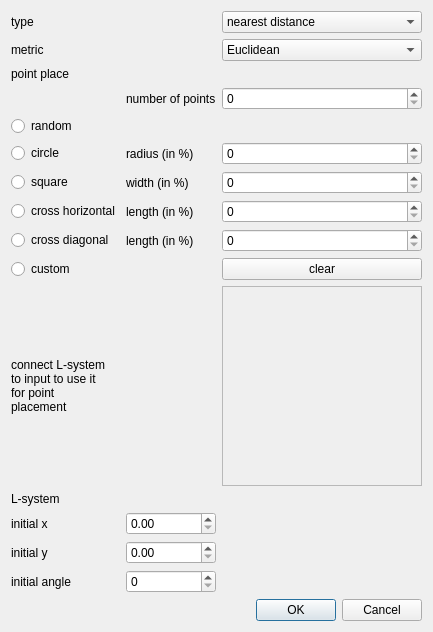
<?xml version="1.0" encoding="UTF-8"?>
<ui version="4.0">
 <class>VoronoiDialog</class>
 <widget class="QDialog" name="VoronoiDialog">
  <property name="geometry">
   <rect>
    <x>0</x>
    <y>0</y>
    <width>411</width>
    <height>500</height>
   </rect>
  </property>
  <property name="sizePolicy">
   <sizepolicy hsizetype="Fixed" vsizetype="Fixed">
    <horstretch>0</horstretch>
    <verstretch>0</verstretch>
   </sizepolicy>
  </property>
  <property name="windowTitle">
   <string>Dialog</string>
  </property>
  <layout class="QGridLayout" name="gridLayout_2">
   <property name="sizeConstraint">
    <enum>QLayout::SetFixedSize</enum>
   </property>
   <item row="6" column="0">
    <widget class="QRadioButton" name="radio_random">
     <property name="text">
      <string>random</string>
     </property>
    </widget>
   </item>
   <item row="1" column="0">
    <widget class="QLabel" name="label">
     <property name="text">
      <string>type</string>
     </property>
    </widget>
   </item>
   <item row="4" column="2">
    <widget class="QSpinBox" name="number_of_points">
     <property name="maximum">
      <number>65536</number>
     </property>
    </widget>
   </item>
   <item row="8" column="0">
    <widget class="QRadioButton" name="radio_square">
     <property name="text">
      <string>square</string>
     </property>
    </widget>
   </item>
   <item row="7" column="1">
    <widget class="QLabel" name="label_6">
     <property name="text">
      <string>radius (in %)</string>
     </property>
    </widget>
   </item>
   <item row="8" column="1">
    <widget class="QLabel" name="label_7">
     <property name="text">
      <string>width (in %)</string>
     </property>
    </widget>
   </item>
   <item row="9" column="1">
    <widget class="QLabel" name="label_8">
     <property name="text">
      <string>length (in %)</string>
     </property>
    </widget>
   </item>
   <item row="10" column="1">
    <widget class="QLabel" name="label_9">
     <property name="text">
      <string>length (in %)</string>
     </property>
    </widget>
   </item>
   <item row="16" column="1">
    <widget class="QDoubleSpinBox" name="initial_y">
     <property name="maximum">
      <double>1.000000000000000</double>
     </property>
    </widget>
   </item>
   <item row="16" column="0">
    <widget class="QLabel" name="label_11">
     <property name="text">
      <string>initial y</string>
     </property>
    </widget>
   </item>
   <item row="17" column="0">
    <widget class="QLabel" name="label_12">
     <property name="text">
      <string>initial angle</string>
     </property>
    </widget>
   </item>
   <item row="15" column="0">
    <widget class="QLabel" name="label_10">
     <property name="text">
      <string>initial x</string>
     </property>
    </widget>
   </item>
   <item row="17" column="1">
    <widget class="QSpinBox" name="initial_angle"/>
   </item>
   <item row="1" column="2">
    <widget class="QComboBox" name="voronoi_type">
     <item>
      <property name="text">
       <string>nearest distance</string>
      </property>
     </item>
     <item>
      <property name="text">
       <string>two nearest ratio</string>
      </property>
     </item>
    </widget>
   </item>
   <item row="20" column="2">
    <widget class="QDialogButtonBox" name="buttonBox">
     <property name="maximumSize">
      <size>
       <width>200</width>
       <height>16777215</height>
      </size>
     </property>
     <property name="orientation">
      <enum>Qt::Horizontal</enum>
     </property>
     <property name="standardButtons">
      <set>QDialogButtonBox::Cancel|QDialogButtonBox::Ok</set>
     </property>
    </widget>
   </item>
   <item row="3" column="0">
    <widget class="QLabel" name="label_3">
     <property name="text">
      <string>point place</string>
     </property>
    </widget>
   </item>
   <item row="2" column="0">
    <widget class="QLabel" name="label_2">
     <property name="text">
      <string>metric</string>
     </property>
    </widget>
   </item>
   <item row="4" column="1">
    <widget class="QLabel" name="label_5">
     <property name="text">
      <string>number of points</string>
     </property>
    </widget>
   </item>
   <item row="13" column="0">
    <widget class="QLabel" name="label_4">
     <property name="maximumSize">
      <size>
       <width>100</width>
       <height>16777215</height>
      </size>
     </property>
     <property name="text">
      <string>connect L-system to input to use it for point placement</string>
     </property>
     <property name="wordWrap">
      <bool>true</bool>
     </property>
    </widget>
   </item>
   <item row="11" column="0">
    <widget class="QRadioButton" name="radio_custom">
     <property name="text">
      <string>custom</string>
     </property>
    </widget>
   </item>
   <item row="15" column="1">
    <widget class="QDoubleSpinBox" name="initial_x">
     <property name="maximum">
      <double>1.000000000000000</double>
     </property>
    </widget>
   </item>
   <item row="11" column="2">
    <widget class="QPushButton" name="clear_button">
     <property name="text">
      <string>clear</string>
     </property>
    </widget>
   </item>
   <item row="13" column="2">
    <widget class="PointEditFrame" name="point_editor">
     <property name="minimumSize">
      <size>
       <width>200</width>
       <height>200</height>
      </size>
     </property>
     <property name="maximumSize">
      <size>
       <width>200</width>
       <height>200</height>
      </size>
     </property>
     <property name="frameShape">
      <enum>QFrame::StyledPanel</enum>
     </property>
     <property name="frameShadow">
      <enum>QFrame::Plain</enum>
     </property>
    </widget>
   </item>
   <item row="9" column="0">
    <widget class="QRadioButton" name="radio_cross_horizontal">
     <property name="text">
      <string>cross horizontal</string>
     </property>
    </widget>
   </item>
   <item row="10" column="0">
    <widget class="QRadioButton" name="radio_cross_diagonal">
     <property name="text">
      <string>cross diagonal</string>
     </property>
    </widget>
   </item>
   <item row="2" column="2">
    <widget class="QComboBox" name="voronoi_metric">
     <item>
      <property name="text">
       <string>Euclidean</string>
      </property>
     </item>
     <item>
      <property name="text">
       <string>taxicab</string>
      </property>
     </item>
     <item>
      <property name="text">
       <string>Chebyshev</string>
      </property>
     </item>
    </widget>
   </item>
   <item row="7" column="0">
    <widget class="QRadioButton" name="radio_circle">
     <property name="text">
      <string>circle</string>
     </property>
    </widget>
   </item>
   <item row="14" column="0">
    <widget class="QLabel" name="label_13">
     <property name="text">
      <string>L-system</string>
     </property>
    </widget>
   </item>
   <item row="7" column="2">
    <widget class="QSpinBox" name="radius">
     <property name="maximum">
      <number>100</number>
     </property>
    </widget>
   </item>
   <item row="8" column="2">
    <widget class="QSpinBox" name="width">
     <property name="maximum">
      <number>100</number>
     </property>
    </widget>
   </item>
   <item row="9" column="2">
    <widget class="QSpinBox" name="length1">
     <property name="maximum">
      <number>100</number>
     </property>
    </widget>
   </item>
   <item row="10" column="2">
    <widget class="QSpinBox" name="length2">
     <property name="maximum">
      <number>100</number>
     </property>
    </widget>
   </item>
  </layout>
 </widget>
 <customwidgets>
  <customwidget>
   <class>PointEditFrame</class>
   <extends>QFrame</extends>
   <header>pointeditframe.h</header>
   <container>1</container>
  </customwidget>
 </customwidgets>
 <resources/>
 <connections>
  <connection>
   <sender>buttonBox</sender>
   <signal>accepted()</signal>
   <receiver>VoronoiDialog</receiver>
   <slot>accept()</slot>
   <hints>
    <hint type="sourcelabel">
     <x>248</x>
     <y>254</y>
    </hint>
    <hint type="destinationlabel">
     <x>157</x>
     <y>274</y>
    </hint>
   </hints>
  </connection>
  <connection>
   <sender>buttonBox</sender>
   <signal>rejected()</signal>
   <receiver>VoronoiDialog</receiver>
   <slot>reject()</slot>
   <hints>
    <hint type="sourcelabel">
     <x>316</x>
     <y>260</y>
    </hint>
    <hint type="destinationlabel">
     <x>286</x>
     <y>274</y>
    </hint>
   </hints>
  </connection>
 </connections>
</ui>
